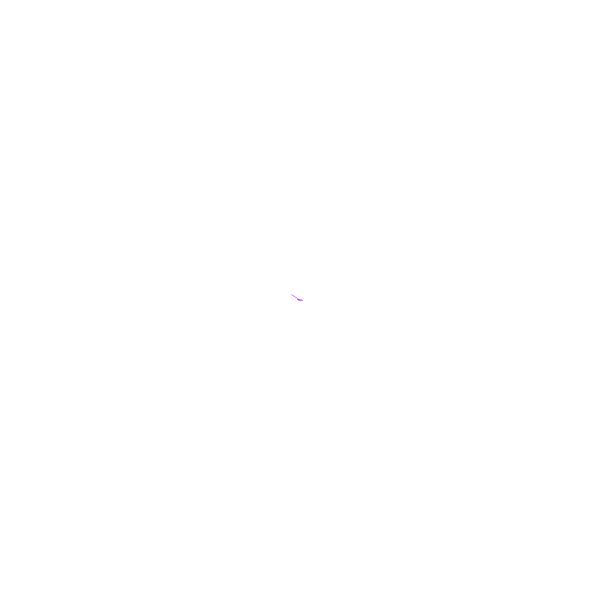
Frame 1 (no input)
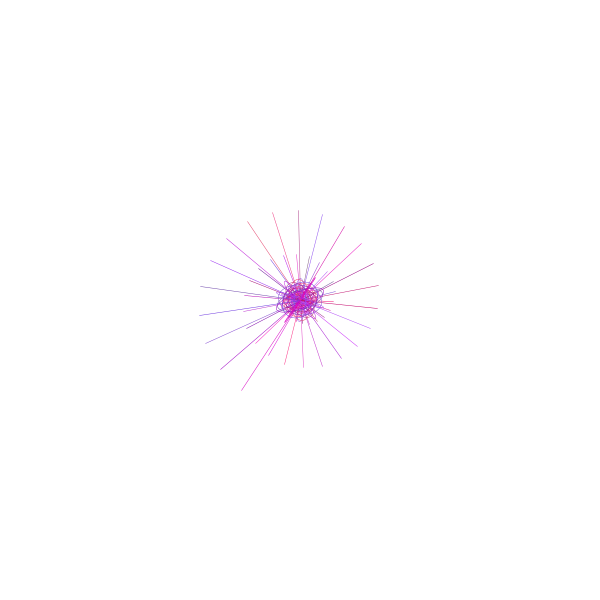
Frame 60 (the mouse pressed at the canvas centre just before this capture)
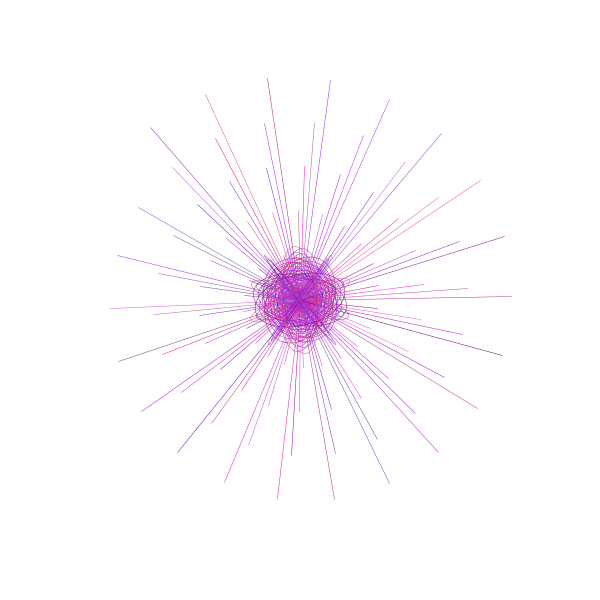
Frame 120 (the mouse held since frame 60 and released just before this capture)

The Processing sketch that drew these frames (run headless with seeded random() and noise(); from frame 60 on, the mouse is pressed at the canvas centre):

// Processing sketch: processing_167117
// ── processing_167117.pde

//import processing.pdf.*;

float x, y;
float angle = 5; 
float r = 5;
float diff = 1; 


void setup() {
  size(600, 600);
  background(255);
  //beginRecord(PDF, "every.pdf");
}

void draw() {

  noFill(); 


  x = r * cos(angle); 
  y = r * sin(angle);

  strokeWeight(0.5); 
  stroke(random(100, 255), random(0, 100), random(100, 255)); 

  translate(width/2, height/2); 
  rotate(r); 

  ellipse(0, 0, x, y);
  //ellipse(x, 0, x, 50);
  
  line( 0, 0, x*2, y*2); 

  angle = angle +5;
  r = r - diff;

  if ( r == 0 || r == 600) { 
    diff =  diff * -1;
  }
}


void keyPressed() {
  if (key == 'q') {
    endRecord();
    exit();
  }
}
